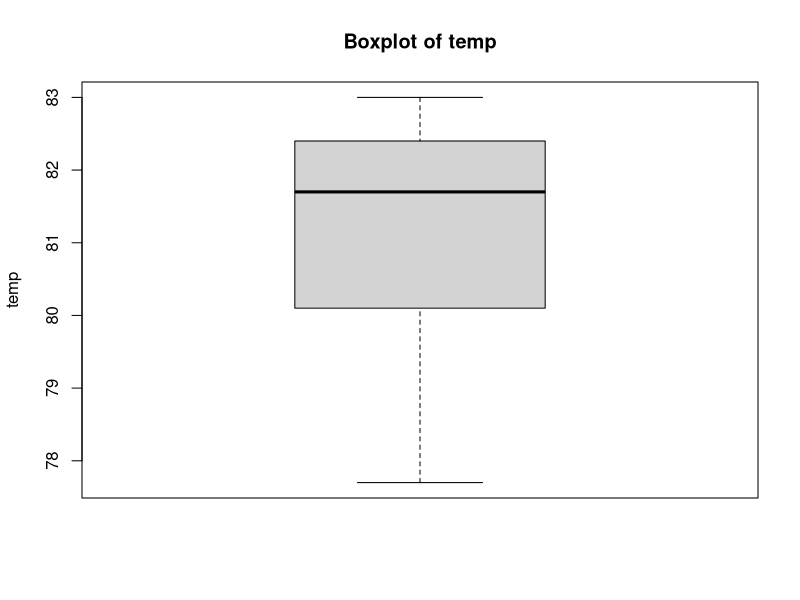
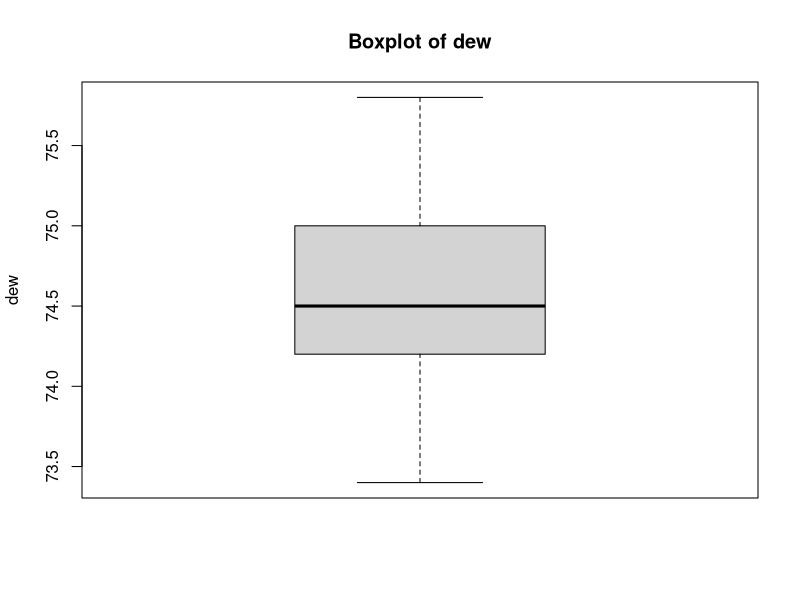
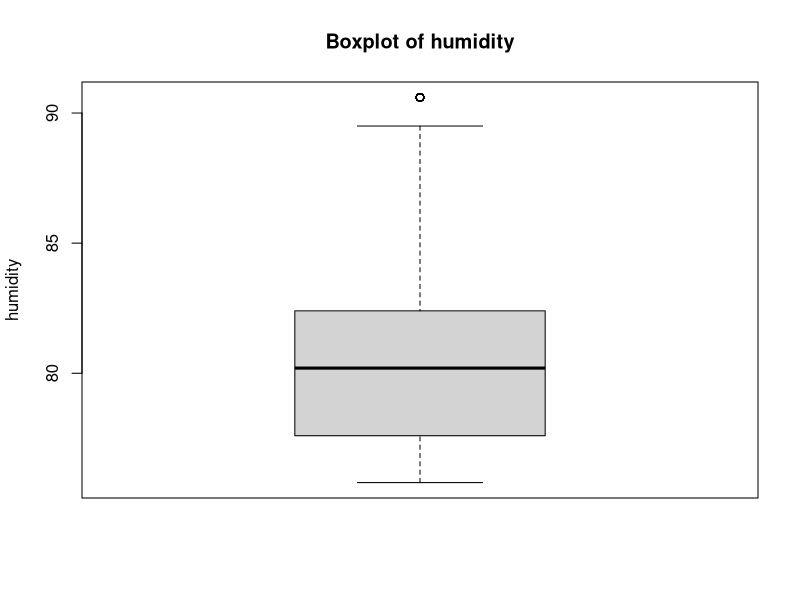
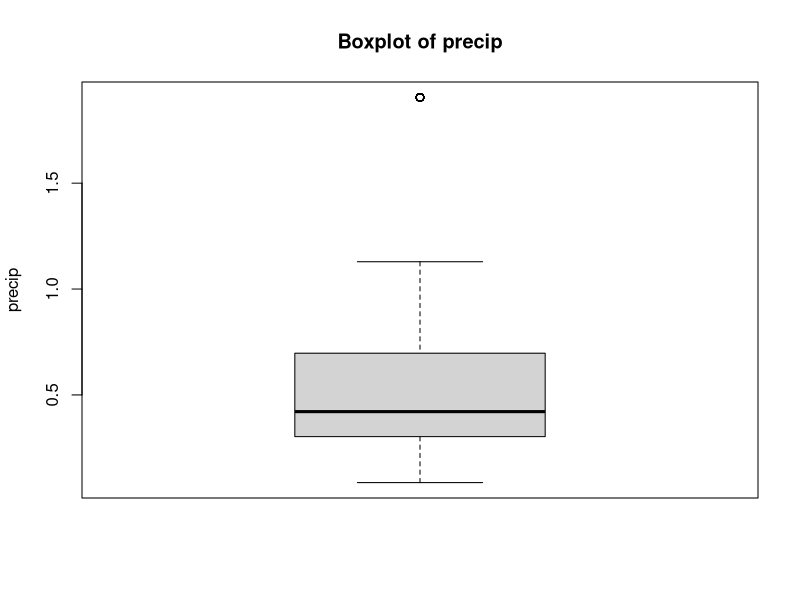
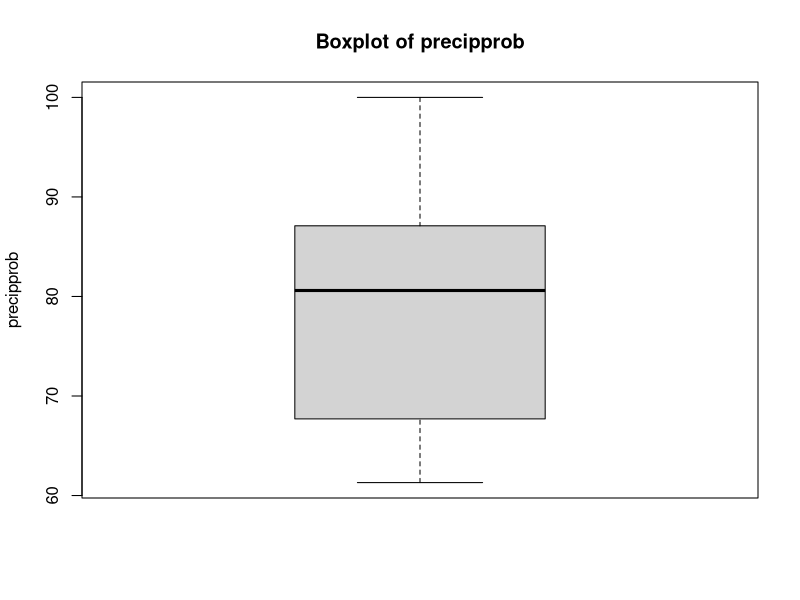
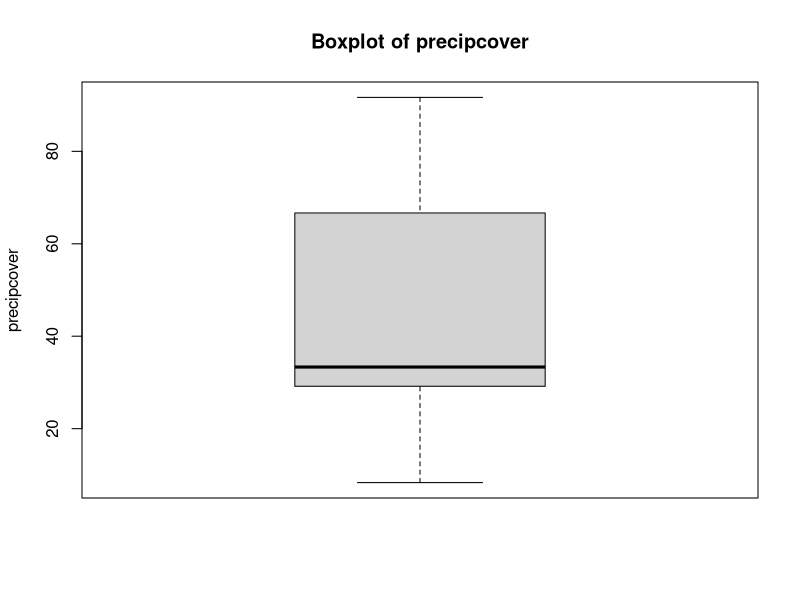
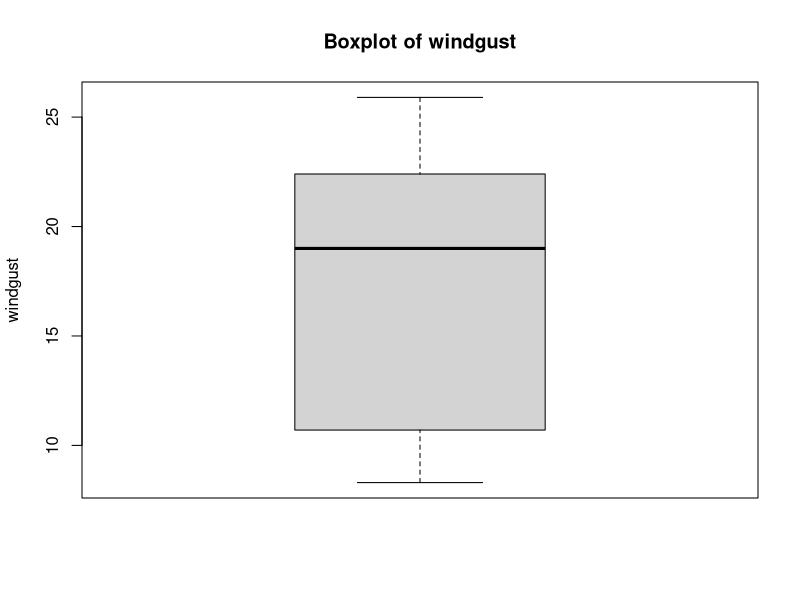
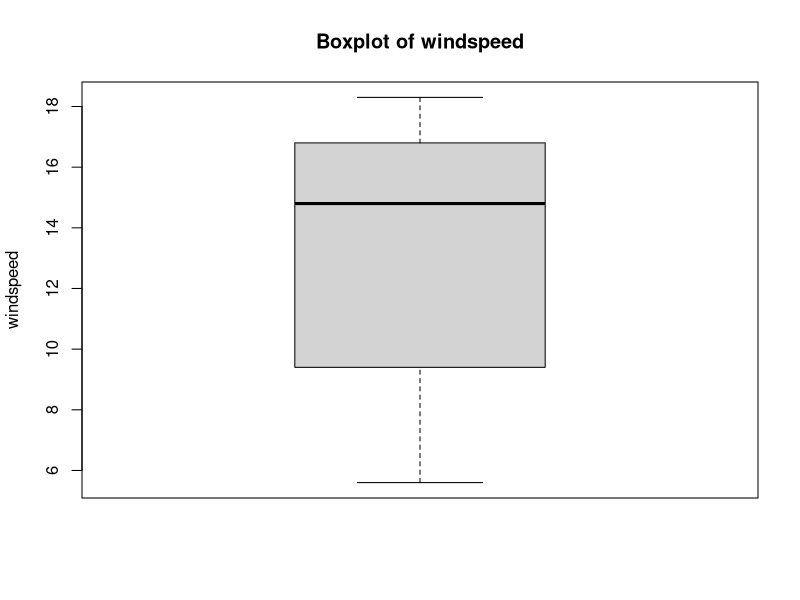

Write R code to recreate these figures, in order. (Note: this script raises an error after producing the figures.)
#read csv
data <- read.csv("weather_hourly_data.csv")

#summary checking functions
head(data)
tail(data)
dim(data)
str(data)
summary(data)

#remove irrelevant and excessive unique identifiers
cols_to_remove <- c(
  "datetimeEpoch", "tempmax", "tempmin", "feelslikemax", "feelslikemin", "feelslike",
  "solarenergy", "sunrise", "sunriseEpoch", "sunset", "sunsetEpoch",
  "moonphase", "source", "hours_datetimeEpoch", "hours_feelslike",
  "hours_dew", "hours_solarenergy", "hours_uvindex", "hours_icon",
  "hours_source", "date", "snow", "snowdepth", "hours_snow", "hours_snowdepth"
)

data <- data[ , !(names(data) %in% cols_to_remove)]

str(data)

#null values checker, which are none
total_na <- sum(is.na(data))
print(total_na)

#duplicate values checker, which are none
duplicate_rows_logical <- duplicated(data)
print(duplicate_rows_logical)

num_duplicates <- sum(duplicate_rows_logical)
print(paste("Number of duplicate rows (exact duplicates):", num_duplicates))

#check the outliers for every numerical column
output_dir <- "with outliers"
if (!dir.exists(output_dir)) {
  dir.create(output_dir)
}

# Get only numeric columns
numeric_data <- data[sapply(data, is.numeric)]

# Create boxplots for original data
for (col_name in names(numeric_data)) {
  png_filename <- file.path(output_dir, paste0(col_name, ".png"))
  
  png(png_filename, width = 1200, height = 800)
  boxplot(numeric_data[[col_name]],
          main = paste("Boxplot of", col_name),
          ylab = col_name)
  dev.off()
}

# Flag outliers instead of deleting them
# Because outliers can indicate flood risks
numeric_cols <- sapply(data, is.numeric)

# Create outlier flags for each numeric column
for (col_name in names(data)[numeric_cols]) {
  IQR_value <- IQR(data[[col_name]], na.rm = TRUE)
  lower_bound <- quantile(data[[col_name]], 0.25, na.rm = TRUE) - 1.5 * IQR_value
  upper_bound <- quantile(data[[col_name]], 0.75, na.rm = TRUE) + 1.5 * IQR_value
  
  # Create new column with _outlier suffix
  new_col_name <- paste0(col_name, "_outlier")
  data[[new_col_name]] <- ifelse(
    data[[col_name]] < lower_bound | data[[col_name]] > upper_bound,
    TRUE,  # Mark as outlier
    FALSE  # Not an outlier
  )
  
  #Add magnitude of deviation
  deviation_col <- paste0(col_name, "_deviation")
  data[[deviation_col]] <- ifelse(
    data[[new_col_name]],
    ifelse(
      data[[col_name]] < lower_bound,
      (lower_bound - data[[col_name]]) / IQR_value,  # How many IQRs below
      (data[[col_name]] - upper_bound) / IQR_value   # How many IQRs above
    ),
    0  # No deviation for non-outliers
  )
}

# Show summary of outlier counts
outlier_cols <- grep("_outlier$", names(data), value = TRUE)
print("Outlier counts per variable:")
print(sapply(data[outlier_cols], sum))


#Save boxplots with flagged outliers
output_dir <- "with outlier flags"
if (!dir.exists(output_dir)) {
  dir.create(output_dir)
}

# Create boxplots showing outliers
for (col_name in names(numeric_data)) {
  png_filename <- file.path(output_dir, paste0(col_name, ".png"))
  
  png(png_filename, width = 1200, height = 800)
  boxplot(numeric_data[[col_name]],
          main = paste("Boxplot of", col_name, "(outliers flagged)"),
          ylab = col_name,
          outline = FALSE) 
  
  # Add points for flagged outliers
  outliers <- data[[paste0(col_name, "_outlier")]]
  points(which(outliers), numeric_data[[col_name]][outliers], 
         col = "red", pch = 19)
  dev.off()
}

#decimal score normalization for all numeric columns
#decimal_scaling <- function(x) {
#  if (is.numeric(x)) {
#    max_val <- max(abs(x), na.rm = TRUE)
#    if (max_val == 0) return(x) 
#    scale_factor <- 10 ^ ceiling(log10(max_val))
#    return(x / scale_factor)
#  } else {
#    return(x)  
#  }
#}

data <- as.data.frame(lapply(data, decimal_scaling))

#write CSV with outlier flags included
write.csv(data, "hourly_weather_data_final.csv", row.names = FALSE)
